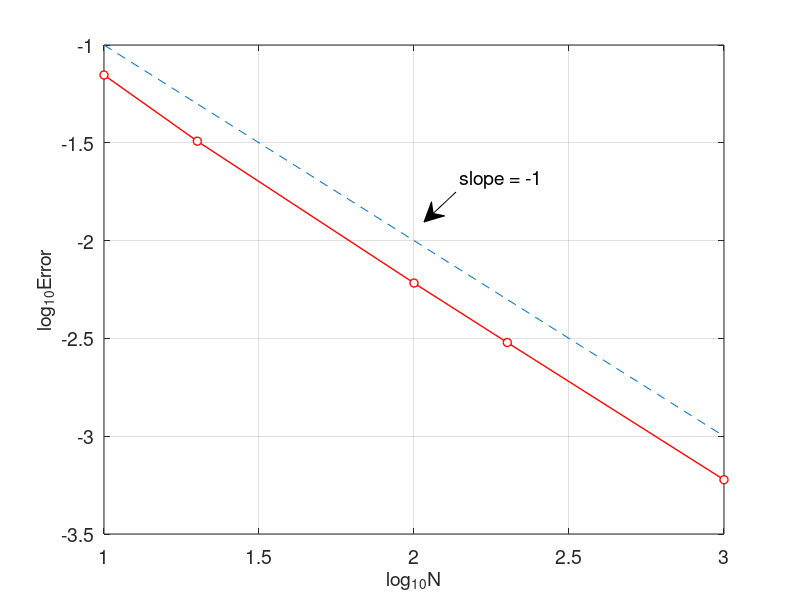

Source code (MATLAB):
% BackEuler_error.m
% Backward Euler Method for Nonlinear ODE:
% u'(x)=u-2x/u in [0,1]
% Initial condition: u(0)=1;
% Exact solution: u=sqrt(2*x+1)
clear all
Nvec=[10 20 100 200 1000];
%hv=[0.1 0.05 0.01 0.005 0.001];
Error=[];
for k=1:length(Nvec)
N=Nvec(k);
h=1/N;
x=0:h:1;
N=length(x)-1;
u(1)=1;
for n=1:N
    % Newton iteration
    X(1)=u(n); tol=1.0e-10;
    for k=1:100
        X(k+1)=X(k)-(X(k)-h*X(k)+2*h*x(n+1)/X(k)-u(n))./(1-h-2*h*x(n+1)/(X(k)^2));
        if abs(X(k+1)-X(k))<tol
            u(n+1)=X(k+1);
            break
        end
    end
end
ue=sqrt(2*x+1);
error=max(abs(u-ue));
Error=[Error,error];
end
plot(log10(Nvec),log10(Error),'ro-','MarkerFaceColor','w','LineWidth',1)
hold on
plot(log10(Nvec), log10(Nvec.^(-1)), '--')
grid on
%title('Rate of Convergence','fontsize',12)
set(gca,'fontsize',14)
xlabel('log_{10}N','fontsize', 14),ylabel('log_{10}Error','fontsize', 14)

% add annotation of slope
ax = [0.57 0.53];
ay = [0.68 0.63];
annotation('textarrow',ax,ay,'String','slope = -1 ','fontsize',14)

% computating convergence order
for n=1:length(Nvec)-1     % computating convergence order
    order(n)=-log(Error(n)/Error(n+1))/(log(Nvec(n)/Nvec(n+1)));
end
Error
order

% print -dpng -r600  BackEuler_error.png
